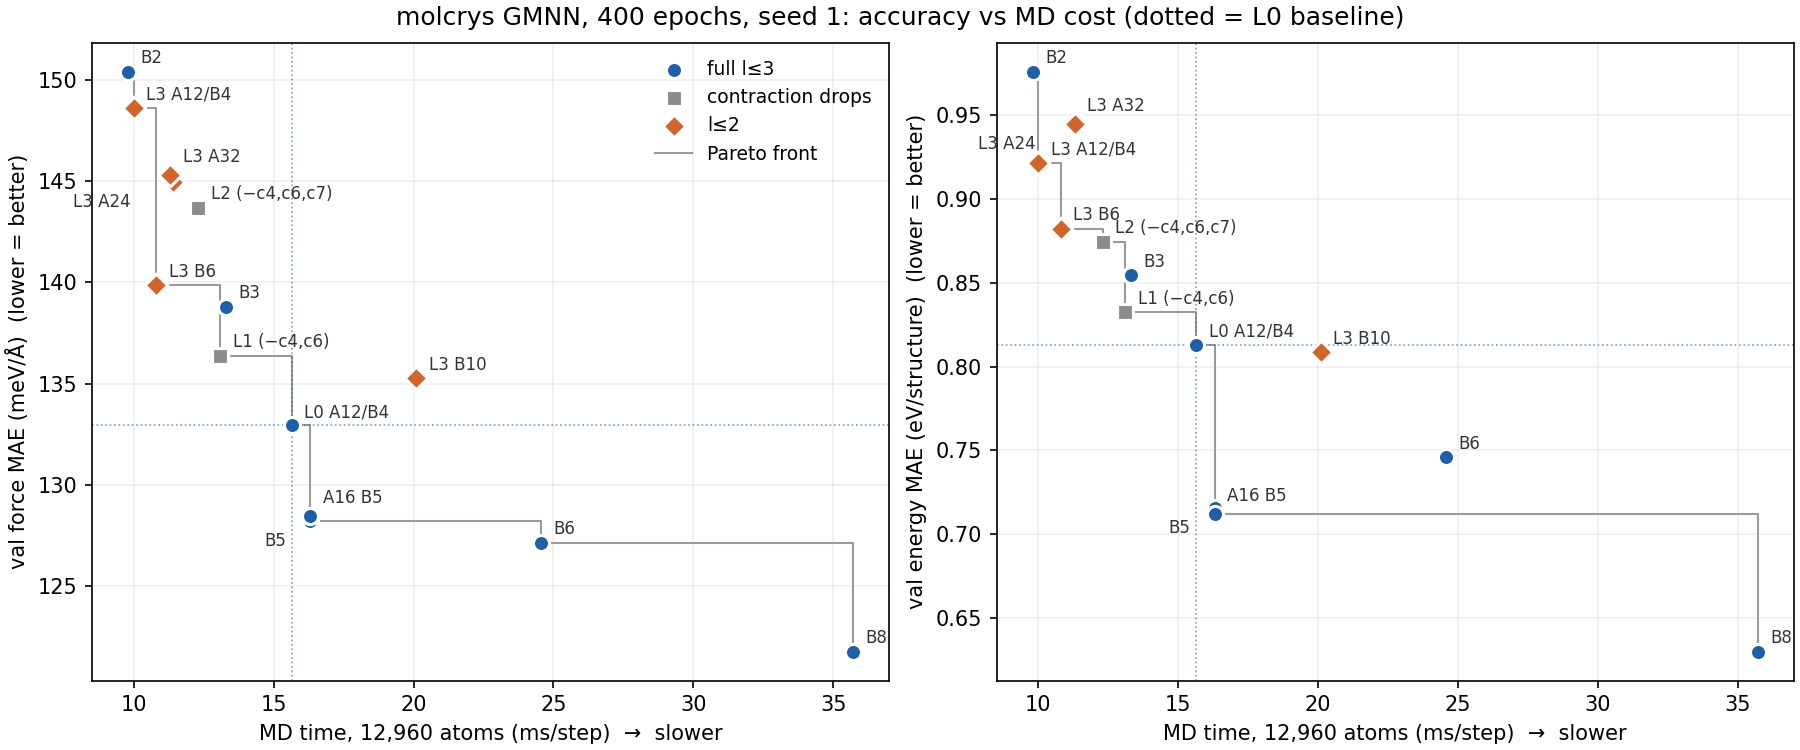

Recreate this plot in Python.
"""Val MAE vs MD wall time (cost map, 12,960-atom box) for the molcrys Phase-1 / L-ladder runs."""
import csv, os
import json
import sys
import matplotlib.pyplot as plt

ROOT = os.path.dirname(os.path.dirname(os.path.abspath(__file__)))
# run: (label, MD ms from costmap.jsonl, family)
RUNS = {"v2B4_s1": ("L0 A12/B4", 15.65, "full l≤3"), "p1_B2": ("B2", 9.8, "full l≤3"),
        "p1_B3": ("B3", 13.3, "full l≤3"), "p1_B5": ("B5", 16.3, "full l≤3"), "p1_B6": ("B6", 24.55, "full l≤3"), "p1_B8": ("B8", 35.7, "full l≤3"),
        "v2nc_s1": ("L1 (−c4,c6)", 13.1, "contraction drops"), "v2L2_s1": ("L2 (−c4,c6,c7)", 12.3, "contraction drops"),
        "v2L3_s1": ("L3 A12/B4", 10.0, "l≤2"), "p1_L3A24": ("L3 A24", 11.4, "l≤2"),
        "p1_L3A32": ("L3 A32", 11.3, "l≤2"), "p1_L3B6": ("L3 B6", 10.8, "l≤2"), "p1_L3B10": ("L3 B10", 20.1, "l≤2"), "p1_L3B8": ("L3 B8", 15.7, "l≤2"), "p1_A16B5": ("A16 B5", 16.3, "full l≤3")}
STYLE = {"full l≤3": ("#1f5fa8", "o"), "contraction drops": ("#8c8c8c", "s"), "l≤2": ("#d1642b", "D")}

PACKED = "--packed" in sys.argv  # use packed-moments MD timings (identical predictions, see packed_equiv/)
if PACKED:
    pk = {}
    for l in open(f"{ROOT}/costmap/costmap.jsonl"):
        r = json.loads(l)
        if r.get("packed"):
            pk[(r["A"], r["B"], bool(r["drop"]))] = r["md_ms_box12960"]
    CFG = {"v2B4_s1": (12, 4, 0), "p1_B2": (12, 2, 0), "p1_B3": (12, 3, 0), "p1_B5": (12, 5, 0), "p1_B6": (12, 6, 0),
           "p1_B8": (12, 8, 0), "v2L3_s1": (12, 4, 1), "p1_L3B6": (12, 6, 1), "p1_L3B10": (12, 10, 1)}
    for r, k in CFG.items():
        lab, md, fam = RUNS[r]
        RUNS[r] = (lab, min(md, pk[k]), fam)  # L3: packing does not help, keep the faster layout
    for r in ("v2nc_s1", "v2L2_s1", "p1_L3A24", "p1_L3A32", "p1_A16B5"):  # not re-timed packed
        RUNS.pop(r, None)
pts = []
for r, (lab, md, fam) in RUNS.items():
    try:
        rows = list(csv.DictReader(open(f"{ROOT}/logs/{r}.csv")))
    except FileNotFoundError:
        continue
    if len(rows) < 400:  # ponytail: skip unfinished runs; rerun the script when they land
        continue
    pts.append((lab, md, fam, 1000 * float(rows[-1]["val_forces_mae"]), float(rows[-1]["val_energy_mae"])))

fig, axes = plt.subplots(1, 2, figsize=(12, 5), constrained_layout=True)
for ax, k, name in ((axes[0], 3, "val force MAE (meV/Å)"), (axes[1], 4, "val energy MAE (eV/structure)")):
    for fam, (c, m) in STYLE.items():
        p = [q for q in pts if q[2] == fam]
        ax.scatter([q[1] for q in p], [q[k] for q in p], c=c, marker=m, s=60, label=fam, zorder=3,
                   edgecolors="white", linewidths=1.5)
    front, best = [], float("inf")
    for q in sorted(pts, key=lambda q: q[1]):
        if q[k] < best:
            best = q[k]; front.append(q)
    ax.step([q[1] for q in front], [q[k] for q in front], where="post", c="k", lw=1, alpha=0.4, zorder=1,
            label="Pareto front")
    for q in pts:
        ax.annotate(q[0], (q[1], q[k]), xytext={"L3 A32": (6, 6), "L3 A24": (-48, -12), "B5": (-22, -12), "A16 B5": (6, 6)}.get(q[0], (6, 4)), textcoords="offset points", fontsize=8, color="#333")
    ref = next(q for q in pts if q[0].startswith("L0"))
    ax.axhline(ref[k], c="#1f5fa8", lw=0.8, ls=":", alpha=0.6)
    ax.axvline(ref[1], c="#1f5fa8", lw=0.8, ls=":", alpha=0.6)
    ax.set_xlabel("MD time, 12,960 atoms (ms/step)  →  slower")
    ax.set_ylabel(f"{name}  (lower = better)")
    ax.grid(alpha=0.2)
axes[0].legend(frameon=False, fontsize=9)
fig.suptitle("molcrys GMNN, 400 epochs, seed 1: accuracy vs MD cost" + (" (packed moments)" if PACKED else "") + " (dotted = L0 baseline)")
fig.savefig(os.path.join(os.path.dirname(os.path.abspath(__file__)), "pareto_packed.png" if PACKED else "pareto.png"), dpi=150)
